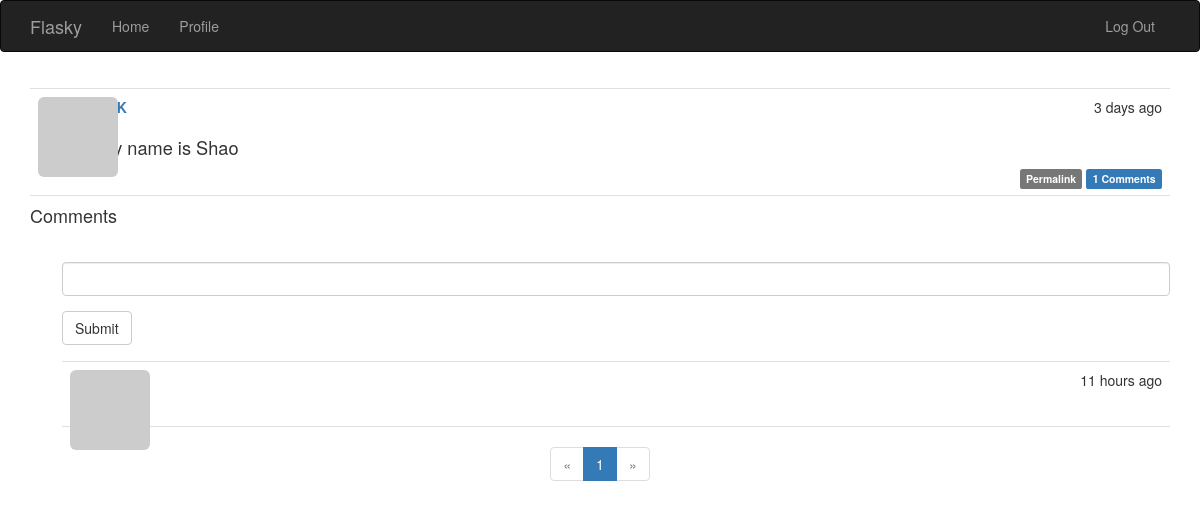
Page /post/105 (signed in) on the committed database.
### app/models.py (models this page shows, shortened)
class Post(db.Model):
    __tablename__='posts'
    id = db.Column(db.Integer,primary_key=True)
    body = db.Column(db.Text)
    timestamp = db.Column(db.DateTime,index=True,default=datetime.utcnow)
    author_id = db.Column(db.Integer,db.ForeignKey('users.id'))
    body_html = db.Column(db.Text)
    comments = db.relationship('Comment',backref='post',lazy='dynamic')

class Comment(db.Model):
    __tablename__='comment'
    id = db.Column(db.Integer,primary_key=True)
    body = db.Column(db.Text)
    body_html = db.Column(db.Text)
    timestamp = db.Column(db.DateTime,index=True,default=datetime.utcnow)
    disabled = db.Column(db.Boolean)
    author_id = db.Column(db.Integer,db.ForeignKey('users.id'))
    post_id = db.Column(db.Integer,db.ForeignKey('posts.id'))

### app/main/views.py (the view)
@main.route('/post/<int:id>',methods=['GET','POST'])
def post(id):
    post = Post.query.get_or_404(id)
    form = CommentForm()
    if form.validate_on_submit():
        comment = Comment(body=form.body.data,post=post,author=current_user._get_current_object())
        db.session.add(comment)
        db.session.commit()
        flash('Your comment has been published!')
        return redirect(url_for('.post',id=post.id,page=-1))
    page = request.args.get('page',1,type=int)
    if page == -1:
        page = (post.comments.count()-1)//current_app.config['FLASKY_COMMENTS_PER_PAGE']+1
    pagination = post.comments.order_by(Comment.timestamp.asc()).paginate(
        page,per_page=current_app.config['FLASKY_COMMENTS_PER_PAGE'],error_out=False
    )
    comments = pagination.items
    return render_template('post.html',posts=[post],form=form,comments=comments,pagination=pagination)

### app/main/forms.py
class CommentForm(FlaskForm):
    body = StringField('',validators=[DataRequired()])
    submit = SubmitField('Submit')

### app/auth/views.py (called while the page is built)
@auth.before_app_request
def before_request():
    if current_user.is_authenticated:
        current_user.ping()
        if not current_user.confirmed \
                and request.blueprint != 'auth' \
                and request.endpoint != 'static':
            return redirect(url_for('auth.unconfirmed'))

### app/main/__init__.py (called while the page is built)
@main.app_context_processor
def inject_permissions():
    return dict(Permission=Permission)

### app/models.py (called while the page is built)
@login_manager.user_loader
def load_user(user_id):
    return User.query.get(int(user_id))

    def has_permission(self,perm):
        return self.permissions & perm ==perm

    def can(self,perm):
        return self.role is not None and self.role.has_permission(perm)

    def is_administrator(self):
        return self.can(Permission.ADMIN)

    def ping(self):
        self.last_seen = datetime.utcnow()
        db.session.add(self)
        db.session.commit()

    def gravatar_hash(self):
        return hashlib.md5(self.email.lower().encode('utf-8')).hexdigest()

    def gravatar(self,size=100,default='identicon',ratting='g'):
        if request.is_secure:
            url = 'https://secure.gravatar.com/avatar'
        else:
            url = 'http://www.gravatar.com/avatar'
        hash = self.gravatar_hash() or self.avatar_hash
        return '{url}/{hash}?s={size}&d={default}&r={ratting}'.format(url=url,hash=hash,size=size,default=default,ratting=ratting)

### app/templates/post.html (shortened to what this page needs)
{% extends "base.html" %}
{% import "bootstrap/wtf.html" as wtf %}
{% import "_macros.html" as macros %}
{% block styles %}
{{ super() }}
<link rel="stylesheet" href="{{ url_for('static', filename='styles.css') }}">
{% endblock %}
{% block page_content %}
{% include '_posts.html' %}
<h4 id="comments">Comments</h4>
{% if current_user.can(Permission.COMMENT) %}
<div class="comment-form">
    {{ wtf.quick_form(form) }}
</div>
{% endif %}
{% include "_comments.html" %}
{% if pagination %}
<div class="pagination">
    {{ macros.pagination_widget(pagination,'.post',fragment='#comment',id=posts[0].id) }}
</div>
{% endif %}
{% endblock %}

### app/templates/_posts.html (shortened to what this page needs)
<ul class="posts">
    {% for post in posts %}
    <li class="post">
        <div class="profile-thumbnail">
            <a href="{{ url_for('.user',username=post.author.username) }}">
                <img class="img-rounded profile-thumbnail" src="{{ post.author.gravatar(size=40) }}">
            </a>
        </div>
        <div class="post-content">
            <div class="post-date">{{ moment(post.timestamp).fromNow() }}</div>
            <div class="post-author">
                <a href="{{ url_for('.user',username=post.author.username) }}">
                </a>
            </div>
            <div class="post-body">
                {% if post.body_html %}
                    {{ post.body_html|safe }}
                {% else %}
                    {{ post.body }}
                {% endif %}
            </div>
            <div class="post-footer">
                <a href="{{ url_for('.post', id=post.id) }}">
                    <span class="label label-default">Permalink</span>
                </a>
                <a href="{{ url_for('.post', id=post.id) }}#comments">
                    <span class="label label-primary">{{ post.comments.count() }} Comments</span>
                </a>
            </div>
        </div>
    </li>
    {% endfor %}
</ul>

### app/templates/_comments.html (shortened to what this page needs)
<ul class="comments">
    {% for comment in comments %}
    <li class="comment">
        <div class="comment-thumbnail">
            <a href="{{ url_for('.user', username=comment.author.username) }}">
                <img class="img-rounded profile-thumbnail" src="{{ comment.author.gravatar(size=40) }}">
            </a>
        </div>
        <div class="comment-content">
            <div class="comment-date">{{ moment(comment.timestamp).fromNow() }}</div>
            <div class="comment-author"><a href="{{ url_for('.user', username=comment.author.username) }}">{{ comment.author.username }}</a></div>
            <div class="comment-body">
            </div>
        </div>
    </li>
    {% endfor %}
</ul>

### app/static/styles.css (style rules this page uses)
.profile-thumbnail { position: absolute; }
ul.posts { list-style-type: none; padding: 0px; margin: 16px 0px 0px 0px; border-top: 1px solid #e0e0e0; }
ul.posts li.post { padding: 8px; border-bottom: 1px solid #e0e0e0; }
div.post-date { float: right; }
div.post-author { font-weight: bold; margin-left: 50px; }
div.post-body { margin-left: 50px; }
div.post-content { margin-left: 10px; min-height: 48px; }
div.post-footer { text-align: right; }
ul.comments { list-style-type: none; padding: 0px; margin: 16px 0px 0px 0px; }
ul.comments li.comment { margin-left: 32px; padding: 8px; border-bottom: 1px solid #e0e0e0; }
ul.comments li.comment:nth-child(1) { border-top: 1px solid #e0e0e0; }
div.comment-date { float: right; }
div.comment-author { font-weight: bold; }
div.comment-thumbnail { position: absolute; }
div.comment-content { margin-left: 48px; min-height: 48px; }
div.comment-form { margin: 16px 0px 16px 32px; }
div.pagination { width: 100%; text-align: center; padding: 0px; margin: 0px; }
.post-body h2 { font-size: 130%; }

### rows in the picture
Post: timestamp "3 days ago", body_html "My name is Shao", comments.count "1"
Comment: timestamp "11 hours ago"

### other values in the picture
{{ p }} "1"
